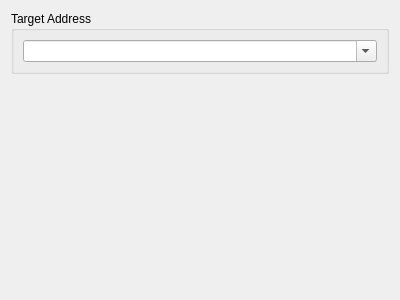
<?xml version="1.0" encoding="UTF-8"?>
<ui version="4.0">
 <author>Thomas Vogt</author>
 <class>Arinc615aDlaQt::FindQuerySelectAddressPage</class>
 <widget class="QWizardPage" name="Arinc615aDlaQt::FindQuerySelectAddressPage">
  <property name="geometry">
   <rect>
    <x>0</x>
    <y>0</y>
    <width>400</width>
    <height>300</height>
   </rect>
  </property>
  <property name="windowTitle">
   <string>Select Address</string>
  </property>
  <property name="title">
   <string>Select Address</string>
  </property>
  <property name="subTitle">
   <string>Select Address for ARINC 615A FIND Operation</string>
  </property>
  <layout class="QVBoxLayout" name="verticalLayout_2">
   <item>
    <widget class="QGroupBox" name="targetAddressGroupBox">
     <property name="title">
      <string>Target Address</string>
     </property>
     <layout class="QVBoxLayout" name="verticalLayout">
      <item>
       <widget class="QComboBox" name="targetAddress">
        <property name="toolTip">
         <string>All available broadcast addresses</string>
        </property>
        <property name="editable">
         <bool>true</bool>
        </property>
       </widget>
      </item>
     </layout>
    </widget>
   </item>
   <item>
    <spacer name="verticalSpacer">
     <property name="orientation">
      <enum>Qt::Vertical</enum>
     </property>
     <property name="sizeHint" stdset="0">
      <size>
       <width>20</width>
       <height>40</height>
      </size>
     </property>
    </spacer>
   </item>
  </layout>
 </widget>
 <resources/>
 <connections/>
</ui>
